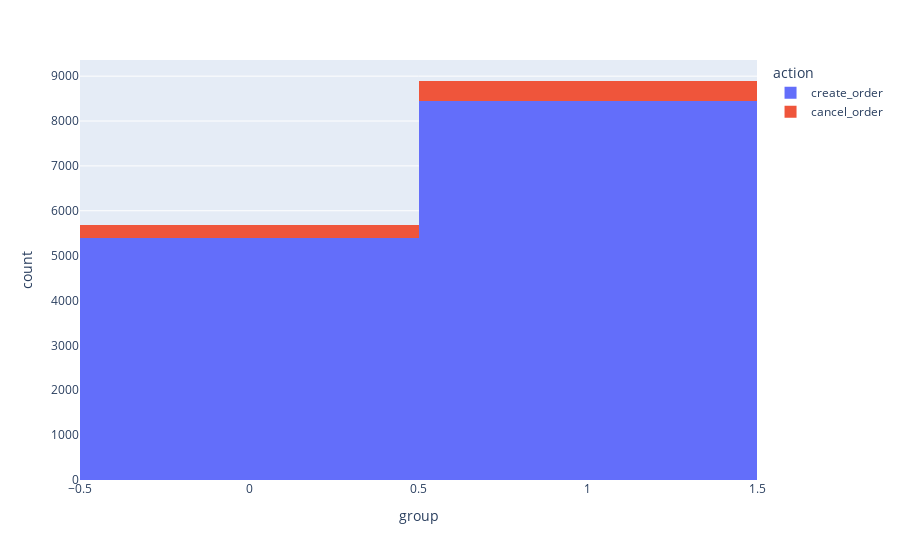

Notebook code cell kept with this figure:
### Code cell
fig = px.histogram(users_prod_price[['group', 'action']].dropna(), x='group', 
                   color='action')
fig.show()

### Figure 1 — Plotly figure (JSON) as saved in the notebook; plotly's stock layout.template omitted (floating-point values rounded to 4 significant figures; data arrays with more than 128 entries replaced by an {"elided": "..."} marker saying what was removed)
{"data": [{"alignmentgroup": "True", "bingroup": "x", "hovertemplate": "action=create_order<br>group=%{x}<br>count=%{y}<extra></extra>", "legendgroup": "create_order", "marker": {"color": "#636efa"}, "name": "create_order", "offsetgroup": "create_order", "orientation": "v", "showlegend": true, "type": "histogram", "x": {"elided": "13826 int values"}, "xaxis": "x", "yaxis": "y"}, {"alignmentgroup": "True", "bingroup": "x", "hovertemplate": "action=cancel_order<br>group=%{x}<br>count=%{y}<extra></extra>", "legendgroup": "cancel_order", "marker": {"color": "#EF553B"}, "name": "cancel_order", "offsetgroup": "cancel_order", "orientation": "v", "showlegend": true, "type": "histogram", "x": {"elided": "743 int values"}, "xaxis": "x", "yaxis": "y"}], "layout": {"barmode": "relative", "legend": {"title": {"text": "action"}, "tracegroupgap": 0}, "margin": {"t": 60}, "xaxis": {"anchor": "y", "domain": [0, 1], "title": {"text": "group"}}, "yaxis": {"anchor": "x", "domain": [0, 1], "title": {"text": "count"}}}}
